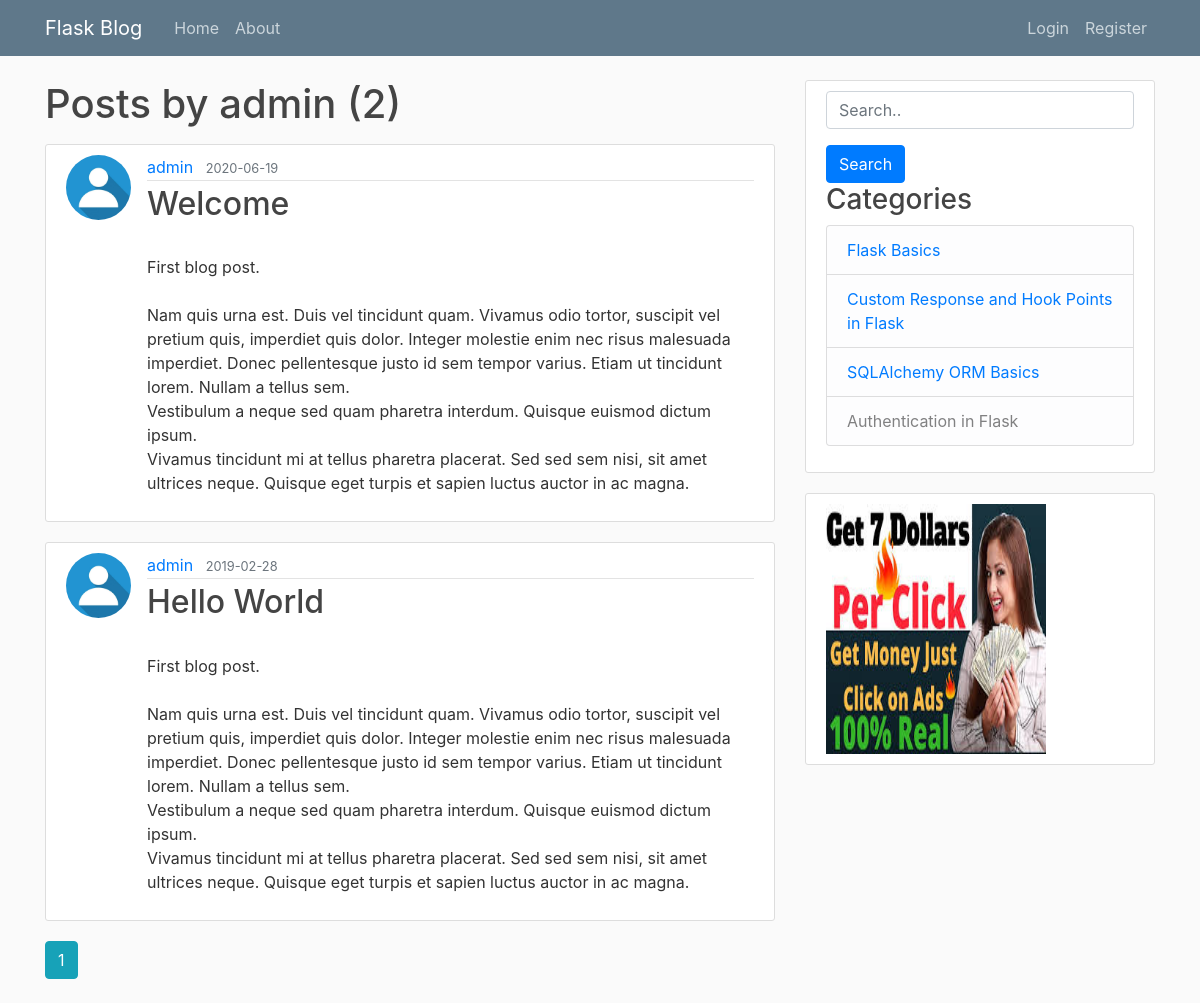
The app's page /user/admin, older data.
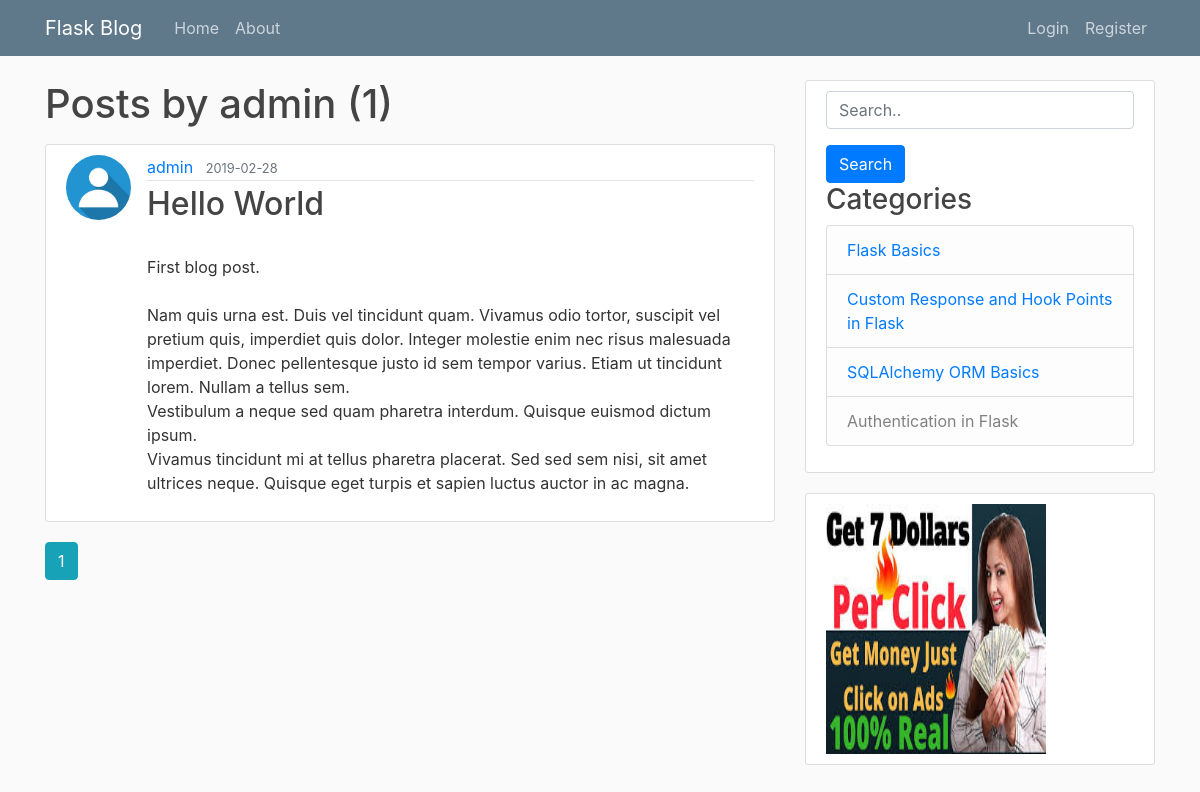
The same page, newer data.
### flaskblog/models.py (models this page shows, shortened)
class Post(db.Model):
    id = db.Column(db.Integer, primary_key=True)
    title = db.Column(db.String(100), nullable=False)
    date_posted = db.Column(db.DateTime, nullable=False,
                            default=datetime.utcnow)
    content = db.Column(db.Text(), nullable=False)
    user_id = db.Column(db.Integer, db.ForeignKey('user.id'), nullable=False)

class User(db.Model, UserMixin):
    id = db.Column(db.Integer, primary_key=True)
    username = db.Column(db.String(20), unique=True, nullable=False)
    email = db.Column(db.String(120), unique=True, nullable=False)
    password = db.Column(db.String(60), nullable=False)
    image_file = db.Column(db.String(20), nullable=False,
                           default='default.jpg')
    Posts = db.relationship('Post', backref='author', lazy=True)

### flaskblog/users/routes.py (the view)
@users.route("/user/<string:username>")
def user_posts(username):
    page = request.args.get('page', 1, type=int)
    user = User.query.filter_by(username=username).first_or_404()
    posts = Post.query.filter_by(author=user)\
        .order_by(Post.date_posted.desc())\
        .paginate(page=page, per_page=3)
    return render_template('user_posts.html', posts=posts, user=user)

### flaskblog/templates/user_posts.html
{% extends "layout.html" %}
{% block content %}
    <h1 class="mb-3">Posts by {{user.username }} ({{ posts.total }})</h1>
    {% for post in posts.items %}
    <article class="media content-section">
        <img class="rounded-circle article-img" src="{{ url_for('static', filename='profile_pics/' + post.author.image_file) }}">
        <div class="media-body">
            <div class="article-metadata">
                <a class="mr-2" href="{{ url_for('users.user_posts', username=post.author.username) }}">{{ post.author.username }}</a>
                <small class="text-muted">{{ post.date_posted.strftime('%Y-%m-%d') }}</small>
            </div>
            <h2><a class="article-title" href="{{ url_for('posts.post', post_id=post.id) }}">{{ post.title }}</a></h2>
            <p class="article-content">{{ post.content }}</p>
        </div>
    </article>
    {% endfor %}
    {% for page_num in posts.iter_pages(left_edge=1, right_edge=1, left_current=1, right_current=1) %}
        {% if page_num %}
            {% if posts.page == page_num %}
                <a class="btn btn-info mb-4" href="{{ url_for('users.user_posts', username=user.username, page=page_num) }}"> {{ page_num }}</a>
            {% else %}
                <a class="btn btn-outline-info mb-4" href="{{ url_for('users.user_posts', username=user.username, page=page_num) }}"> {{ page_num }}</a>
            {% endif %}
        {% else %}
            ...
        {% endif %}
    {% endfor %}
{% endblock content %}

Row changes from the older to the newer data that the page shows:
no longer on this page (row edited): Post: image_file (placeholder picture), author.username "admin", date_posted "2020-06-19", title "Welcome", content "First blog post. Nam quis urna est. Duis vel tincidunt quam. Vivamus odio tortor, suscipit vel pretium quis, imperdiet quis dolor. Integer molestie enim nec risus malesuada imperdiet. Donec pellentesque justo id sem tempor varius. Etiam ut tincidunt lorem. Nullam a tellus sem. Vestibulum a neque sed quam pharetra interdum. Quisque euismod dictum ipsum. Vivamus tincidunt mi at tellus pharetra placerat. Sed sed sem nisi, sit amet ultrices neque. Quisque eget turpis et sapien luctus auctor in ac magna."
Text that changed along with them:
{{ posts.total }}: "2" → "1"
